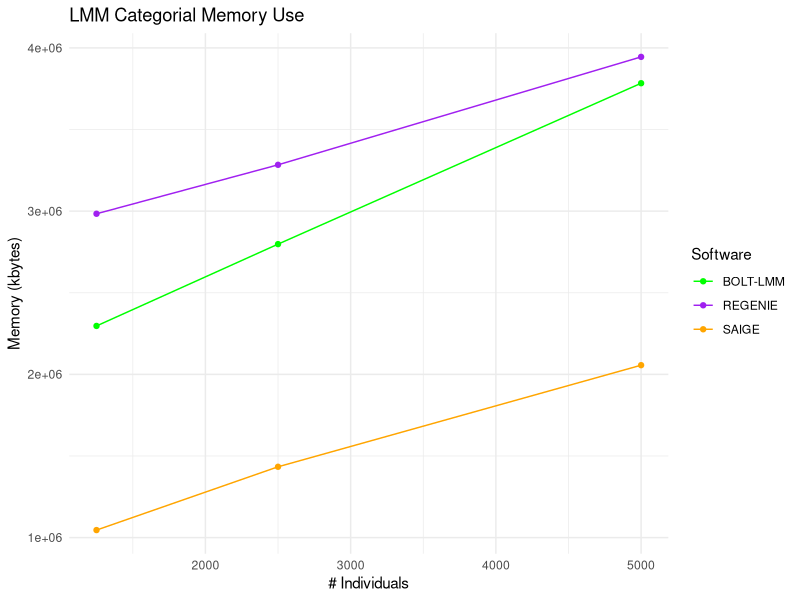
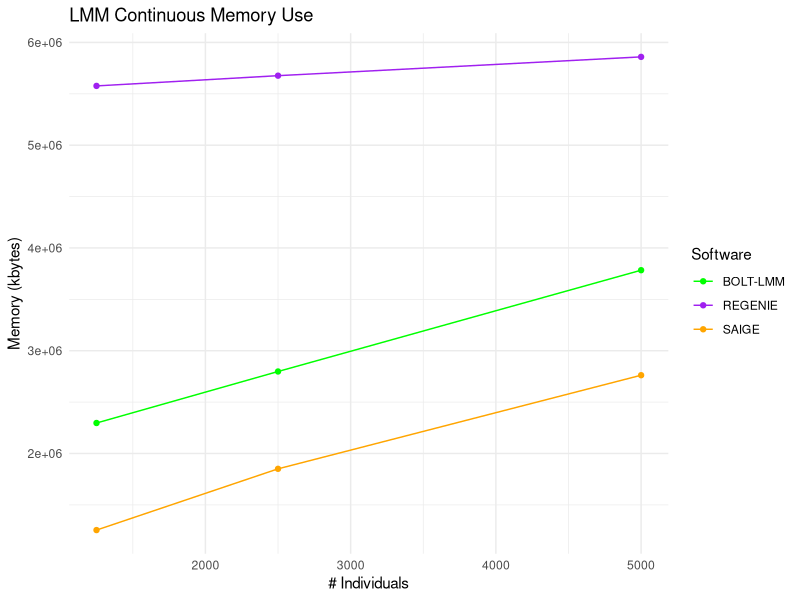

Here is the R script that generated these plots, in order:
#LMM Cat Memory 
data <- rbind(
  data.frame(nIndividuals = c(1250, 2500, 5000), memory = c(2296704, 2797928, 3783628), Software = "BOLT-LMM"),
  data.frame(nIndividuals = c(1250, 2500, 5000), memory = c(2983904, 3283784, 3944968), Software = "REGENIE"),
  data.frame(nIndividuals = c(1250, 2500, 5000), memory = c(1046124, 1433928, 2056272), Software = "SAIGE")
)
 library(ggplot2)

 ggplot(data, aes(x = nIndividuals, y = memory, color = Software, group = Software)) + 
    geom_line() + 
    geom_point() + 
    scale_color_manual(values = c("BOLT-LMM" = "green", "REGENIE" = "purple", "SAIGE" = "orange")) + 
    theme_minimal() + 
    labs(x = "# Individuals", y = "Memory (kbytes)", title = "LMM Categorial Memory Use")

#LMM Cont Memory
data <- rbind(
  data.frame(nIndividuals = c(1250, 2500, 5000), memory = c(2296692, 2797924, 3783592), Software = "BOLT-LMM"),
  data.frame(nIndividuals = c(1250, 2500, 5000), memory = c(5576896, 5676468, 5859344), Software = "REGENIE"),
  data.frame(nIndividuals = c(1250, 2500, 5000), memory = c(1254740,  1850828, 2761736), Software = "SAIGE")
)
 library(ggplot2)

 ggplot(data, aes(x = nIndividuals, y = memory, color = Software, group = Software)) + 
    geom_line() + 
    geom_point() + 
    scale_color_manual(values = c("BOLT-LMM" = "green", "REGENIE" = "purple", "SAIGE" = "orange")) + 
    theme_minimal() + 
    labs(x = "# Individuals", y = "Memory (kbytes)", title = "LMM Continuous Memory Use")
